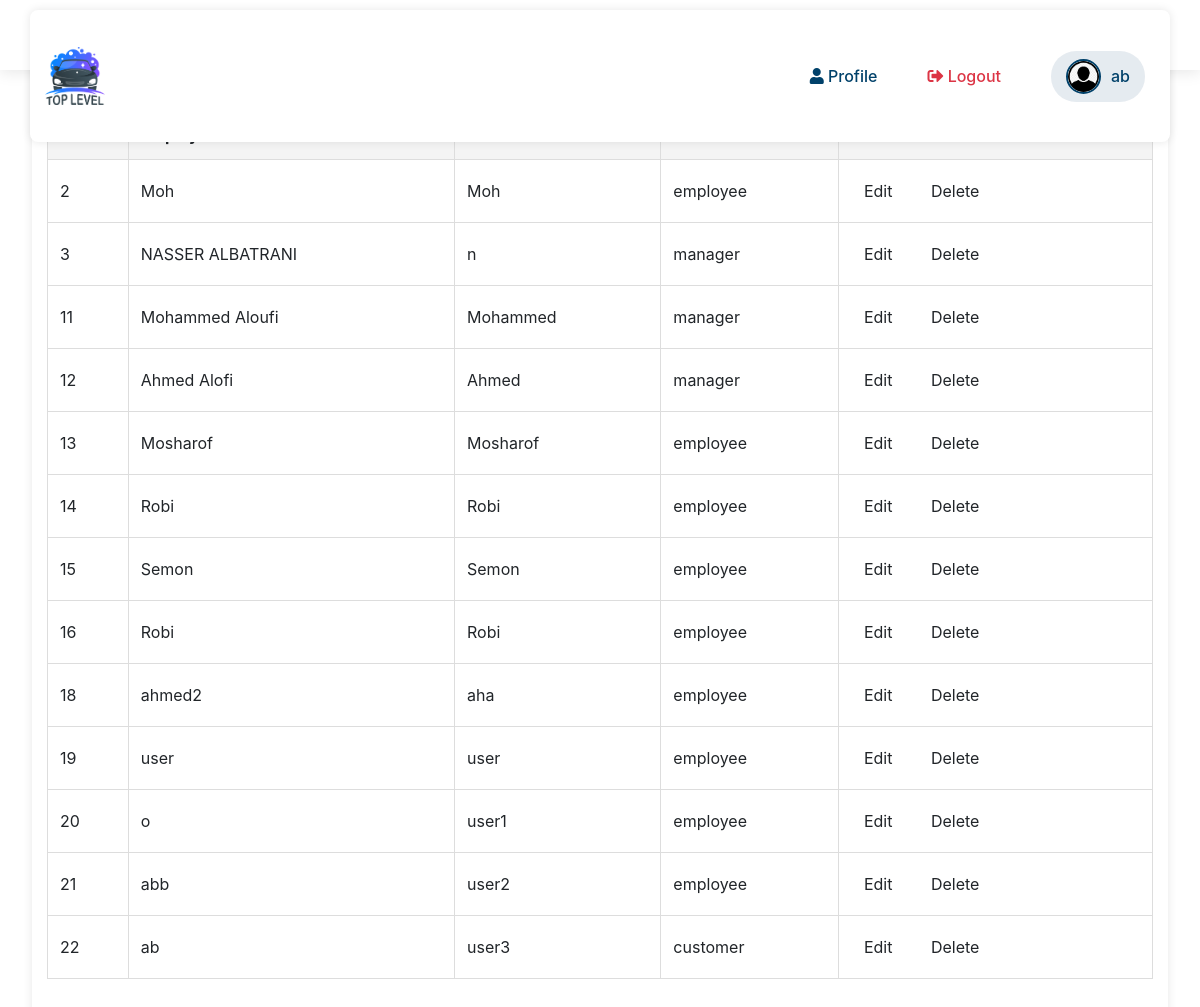
The page /users_list.php (signed in) on the database its author committed.
### tables this page shows
CREATE TABLE `users` (
  `id` int(11) NOT NULL,
  `username` varchar(50) NOT NULL,
  `password` varchar(255) NOT NULL,
  `role` enum('manager','employee','customer') NOT NULL DEFAULT 'customer',
  `phone` varchar(15) DEFAULT NULL,
  `email` varchar(100) DEFAULT NULL,
  `employee_name` varchar(100) NOT NULL,
  `image` varchar(255) DEFAULT NULL,
  `salary` decimal(10,2) NOT NULL DEFAULT 0.00,
  `qr_code` varchar(255) DEFAULT NULL
);

### users_list.php (the view, shortened to what this page needs)
<?php
include('db.php');
$result = $conn->query("SELECT * FROM users");
?>
<!DOCTYPE html>
<html lang="en">
<head>
    <link rel="stylesheet" href="https://stackpath.bootstrapcdn.com/bootstrap/4.5.2/css/bootstrap.min.css">
</head>
<body>
    <?php include 'nav.php'; ?>
    <div class="container">
        <h2>Users List</h2>
        <table>
            <thead>
                <tr>
                    <th>ID</th>
                    <th>Employee Name</th>
                    <th>Username</th>
                    <th>Role</th>
                    <th>Actions</th>
                </tr>
            </thead>
            <tbody>
                <?php while ($user = $result->fetch_assoc()): ?>
                    <tr>
                        <td><?php echo htmlspecialchars($user['id']); ?></td>
                        <td><?php echo htmlspecialchars($user['employee_name']); ?></td>
                        <td><?php echo htmlspecialchars($user['username']); ?></td>
                        <td><?php echo htmlspecialchars($user['role']); ?></td>
                        <td>
                            <a href="edit_user.php?id=<?php echo $user['id']; ?>" class="btn btn-edit">Edit</a>
                            <a href="delete_user.php?id=<?php echo $user['id']; ?>" class="btn btn-delete" onclick="return confirm('Are you sure you want to delete this user?')">Delete</a>
                        </td>
                    </tr>
                <?php endwhile; ?>
            </tbody>
        </table>
    </div>
</body>
</html>

### users_list.php (style rules this page uses)
body { font-family: 'Arial', sans-serif; background: #f7f9fc; padding: 2rem; }
.container { background: #fff; padding: 2rem; border-radius: 8px; box-shadow: 0 0 10px rgba(0, 0, 0, 0.1); max-width: 800px; margin: auto; }
h2 { color: #333; margin-bottom: 1rem; }
table { width: 100%; border-collapse: collapse; margin-bottom: 1rem; }
table, th, td { border: 1px solid #ddd; }
th, td { padding: 0.75rem; text-align: left; }
th { background-color: #f4f4f4; }
.btn { padding: 0.5rem 1rem; margin-right: 0.5rem; text-decoration: none; color: #fff; border-radius: 4px; }
.btn-edit { background-color: #007bff; }
.btn-delete { background-color: #dc3545; }

### rows shown on the page
users: id "2", employee_name "Moh", username "Moh", role "employee"
users: id "3", employee_name "NASSER ALBATRANI", username "n", role "manager"
users: id "11", employee_name "Mohammed Aloufi", username "Mohammed", role "manager"
users: id "12", employee_name "Ahmed Alofi", username "Ahmed", role "manager"
users: id "13", employee_name "Mosharof", username "Mosharof", role "employee"
users: id "14", employee_name "Robi", username "Robi", role "employee"
users: id "15", employee_name "Semon", username "Semon", role "employee"
users: id "16", employee_name "Robi", username "Robi", role "employee"
users: id "18", employee_name "ahmed2", username "aha", role "employee"
users: id "19", employee_name "user", username "user", role "employee"
users: id "20", employee_name "o", username "user1", role "employee"
users: id "21", employee_name "abb", username "user2", role "employee"
users: id "22", employee_name "ab", username "user3", role "customer"

### other values the page prints
$user_name "ab"
